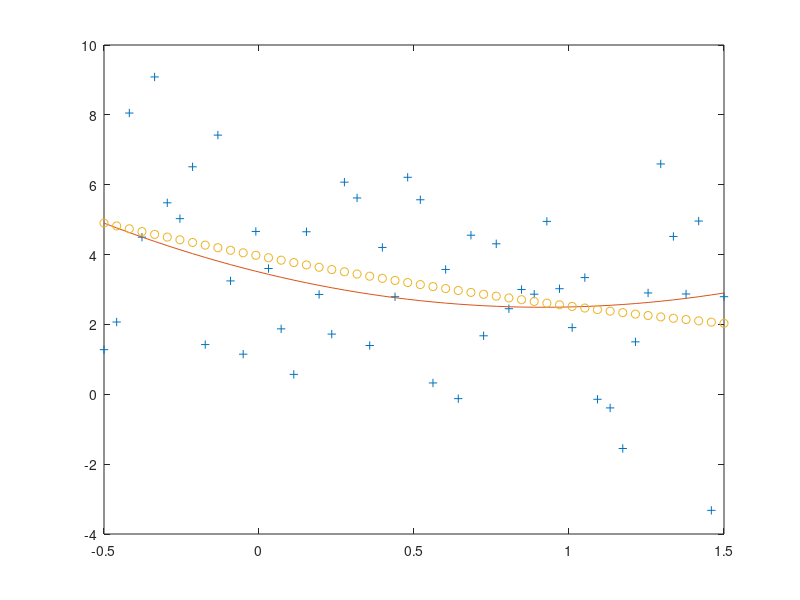

The MATLAB script that drew this image:
pkg load statistics;

xmin = -0.5;
xmax = 1.5;
n = 50;
a = [1.2, -2.2, 3.5];
s = 2.3;

X = xmin : (xmax - xmin) / (n - 1) : xmax;
origin_y = polyval(a, X);
noised_y = origin_y + s * randn(1, n);
polynom = polyfit(X, noised_y, 2);
computed_y = polyval(polynom, X);

plot(X, noised_y, '+', X, origin_y, X, computed_y, 'o');

diff = computed_y - noised_y;
printf("Noise: %f\n", sqrt(diff / (n - 3) * diff'));
printf("Ort check: %f\n", computed_y * diff');
